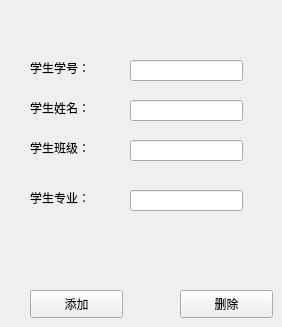
        <widget class="QWidget" name="page_16">
         <widget class="QLabel" name="label_30">
          <property name="geometry">
           <rect>
            <x>30</x>
            <y>60</y>
            <width>72</width>
            <height>15</height>
           </rect>
          </property>
          <property name="text">
           <string>学生学号：</string>
          </property>
         </widget>
         <widget class="QLabel" name="label_31">
          <property name="geometry">
           <rect>
            <x>30</x>
            <y>100</y>
            <width>72</width>
            <height>15</height>
           </rect>
          </property>
          <property name="text">
           <string>学生姓名：</string>
          </property>
         </widget>
         <widget class="QLabel" name="label_32">
          <property name="geometry">
           <rect>
            <x>30</x>
            <y>140</y>
            <width>72</width>
            <height>15</height>
           </rect>
          </property>
          <property name="text">
           <string>学生班级：</string>
          </property>
         </widget>
         <widget class="QLabel" name="label_33">
          <property name="geometry">
           <rect>
            <x>30</x>
            <y>190</y>
            <width>72</width>
            <height>15</height>
           </rect>
          </property>
          <property name="text">
           <string>学生专业：</string>
          </property>
         </widget>
         <widget class="QLineEdit" name="lineEdit_14">
          <property name="geometry">
           <rect>
            <x>130</x>
            <y>60</y>
            <width>113</width>
            <height>21</height>
           </rect>
          </property>
         </widget>
         <widget class="QLineEdit" name="lineEdit_15">
          <property name="geometry">
           <rect>
            <x>130</x>
            <y>100</y>
            <width>113</width>
            <height>21</height>
           </rect>
          </property>
         </widget>
         <widget class="QLineEdit" name="lineEdit_16">
          <property name="geometry">
           <rect>
            <x>130</x>
            <y>140</y>
            <width>113</width>
            <height>21</height>
           </rect>
          </property>
         </widget>
         <widget class="QLineEdit" name="lineEdit_17">
          <property name="geometry">
           <rect>
            <x>130</x>
            <y>190</y>
            <width>113</width>
            <height>21</height>
           </rect>
          </property>
         </widget>
         <widget class="QPushButton" name="pushButton_24">
          <property name="geometry">
           <rect>
            <x>30</x>
            <y>290</y>
            <width>93</width>
            <height>28</height>
           </rect>
          </property>
          <property name="text">
           <string>添加</string>
          </property>
         </widget>
         <widget class="QPushButton" name="pushButton_25">
          <property name="geometry">
           <rect>
            <x>180</x>
            <y>290</y>
            <width>93</width>
            <height>28</height>
           </rect>
          </property>
          <property name="text">
           <string>删除</string>
          </property>
         </widget>
        </widget>
